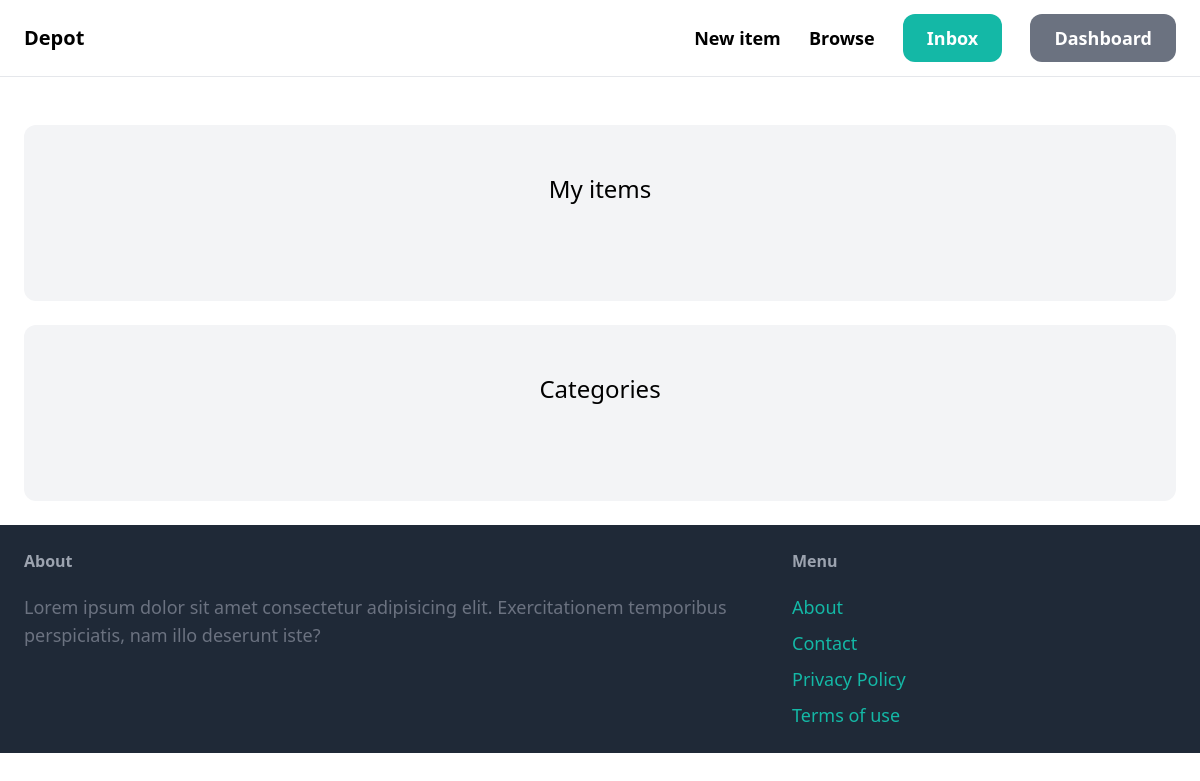
Before: /dashboard/ (signed in) with the older database file.
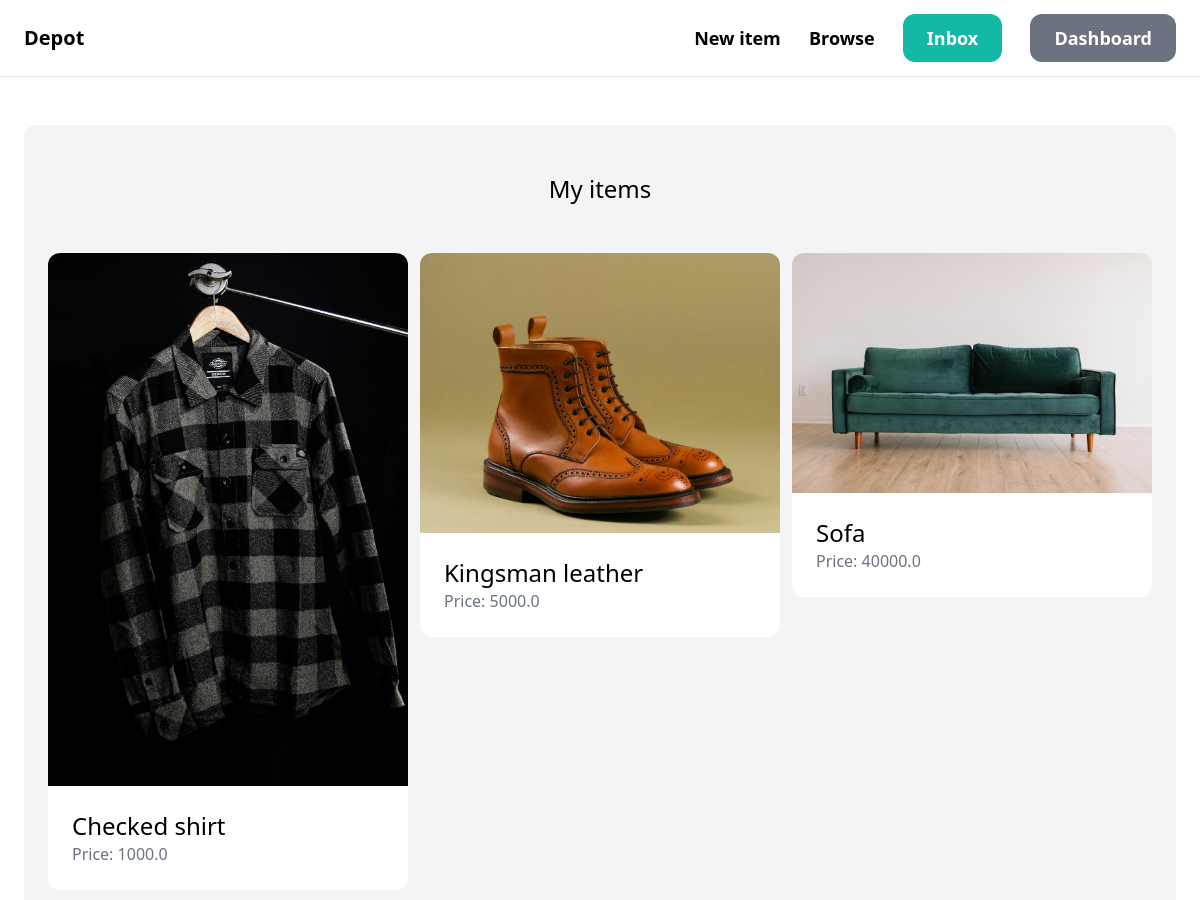
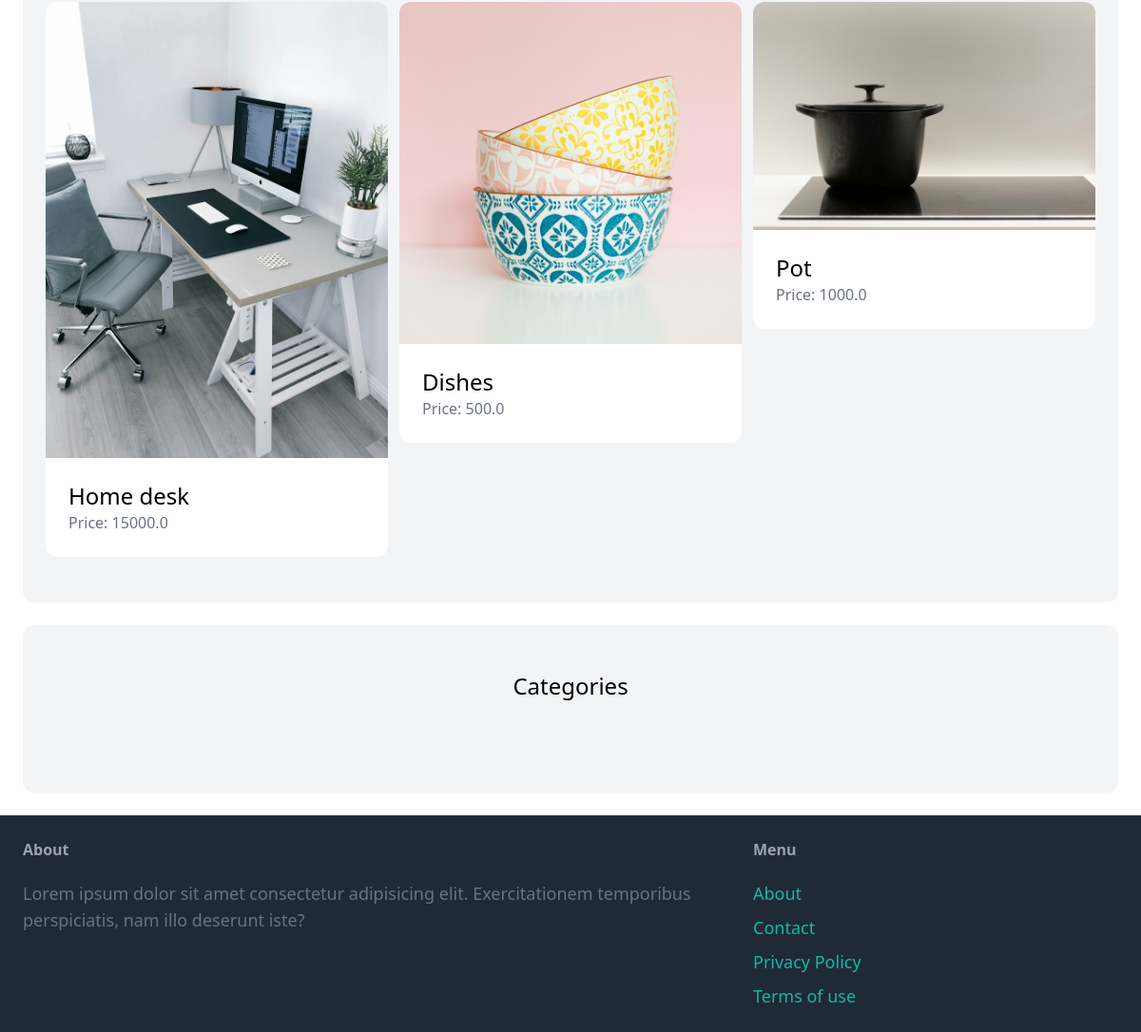
After: the same page with the newer database file (2 pictures, top to bottom).
### item/models.py (models this page shows, shortened)
class Item(models.Model):
    category = models.ForeignKey(Category, related_name='items', on_delete=models.CASCADE)
    name = models.CharField(max_length=255)
    description = models.TextField(blank=True, null=True)
    image = models.ImageField(upload_to='item_images', blank=True, null=True)
    price = models.FloatField()
    is_sold = models.BooleanField(default=False)
    created_by = models.ForeignKey(User, related_name='items', on_delete=models.CASCADE)
    created_at = models.DateTimeField(auto_now_add=True)

### dashboard/views.py (the view)
# urls.py: path('', views.index, name='index'),
@login_required
def index(request):
    items = Item.objects.filter(created_by=request.user)
    return render(request, 'dashboard/index.html', {
        'items': items,
    })

### dashboard/templates/dashboard/index.html (shortened to what this page needs)
{% extends 'core/base.html' %}
{% block content %}
  <div class="mt-6 px-6 py-12 bg-gray-100 rounded-xl">
    <h2 class="mb-12 text-2xl text-center">My items</h2>
    <div class="grid grid-cols-3 gap-3">
      {% for item in items%}
        <div>
          <a href="{% url 'item:detail' item.id %}">
            <div>
              <img src="{{ item.image.url }}" class="rounded-t-xl">
            </div>
            <div class="p-6 bg-white rounded-b-xl">
              <h2 class="text-2xl">{{ item.name }}</h2>
              <p class="text-gray-500">Price: {{ item.price }}</p>
            </div>
          </a>
        </div>
      {% endfor %}
    </div>
  </div>
  <div class="mt-6 px-6 py-12 bg-gray-100 rounded-xl">
    <h2 class="mb-12 text-2xl text-center">Categories</h2>
  </div>
{% endblock %}

Changed rows visible on the page:
added Item: image (picture), name "Checked shirt", price "1000.0"
added Item: image (picture), name "Kingsman leather", price "5000.0"
added Item: image (picture), name "Sofa", price "40000.0"
added Item: image (picture), name "Home desk", price "15000.0"
added Item: image (picture), name "Dishes", price "500.0"
added Item: image (picture), name "Pot", price "1000.0"
